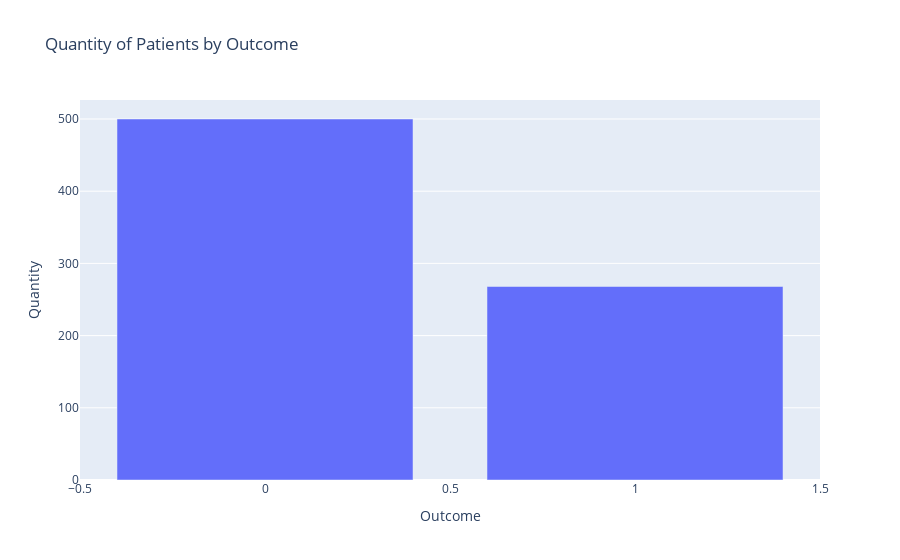

This figure's notebook cell:
### Code cell
dfg = df['Outcome'].value_counts().reset_index()
dfg.columns = ['Outcome', 'Quantity']
fig = px.bar(dfg, x='Outcome', y='Quantity', title='Quantity of Patients by Outcome' ) 
fig.show()

### Figure 1 — Plotly figure (JSON) as saved in the notebook; plotly's stock layout.template omitted (floating-point values rounded to 4 significant figures)
{"data": [{"alignmentgroup": "True", "hovertemplate": "Outcome=%{x}<br>Quantity=%{y}<extra></extra>", "legendgroup": "", "marker": {"color": "#636efa", "pattern": {"shape": ""}}, "name": "", "offsetgroup": "", "orientation": "v", "showlegend": false, "textposition": "auto", "type": "bar", "x": [0, 1], "xaxis": "x", "y": [500, 268], "yaxis": "y"}], "layout": {"barmode": "relative", "legend": {"tracegroupgap": 0}, "title": {"text": "Quantity of Patients by Outcome"}, "xaxis": {"anchor": "y", "domain": [0, 1], "title": {"text": "Outcome"}}, "yaxis": {"anchor": "x", "domain": [0, 1], "title": {"text": "Quantity"}}}}
